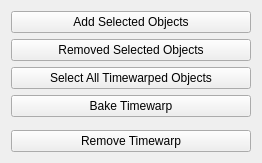
<?xml version="1.0" encoding="UTF-8"?>
<ui version="4.0">
 <class>timewarp</class>
 <widget class="QWidget" name="timewarp">
  <property name="geometry">
   <rect>
    <x>0</x>
    <y>0</y>
    <width>262</width>
    <height>163</height>
   </rect>
  </property>
  <property name="windowTitle">
   <string>Timewarp</string>
  </property>
  <layout class="QVBoxLayout" name="verticalLayout">
   <item>
    <widget class="QPushButton" name="add_pushButton">
     <property name="text">
      <string>Add Selected Objects</string>
     </property>
    </widget>
   </item>
   <item>
    <widget class="QPushButton" name="remove_pushButton">
     <property name="text">
      <string>Removed Selected Objects</string>
     </property>
    </widget>
   </item>
   <item>
    <widget class="QPushButton" name="get_all_pushButton">
     <property name="text">
      <string>Select All Timewarped Objects</string>
     </property>
    </widget>
   </item>
   <item>
    <widget class="QPushButton" name="bake_pushButton">
     <property name="text">
      <string>Bake Timewarp</string>
     </property>
    </widget>
   </item>
   <item>
    <spacer name="verticalSpacer">
     <property name="orientation">
      <enum>Qt::Vertical</enum>
     </property>
     <property name="sizeHint" stdset="0">
      <size>
       <width>20</width>
       <height>0</height>
      </size>
     </property>
    </spacer>
   </item>
   <item>
    <widget class="QPushButton" name="delete_pushButton">
     <property name="text">
      <string>Remove Timewarp</string>
     </property>
    </widget>
   </item>
  </layout>
 </widget>
 <resources/>
 <connections/>
</ui>
